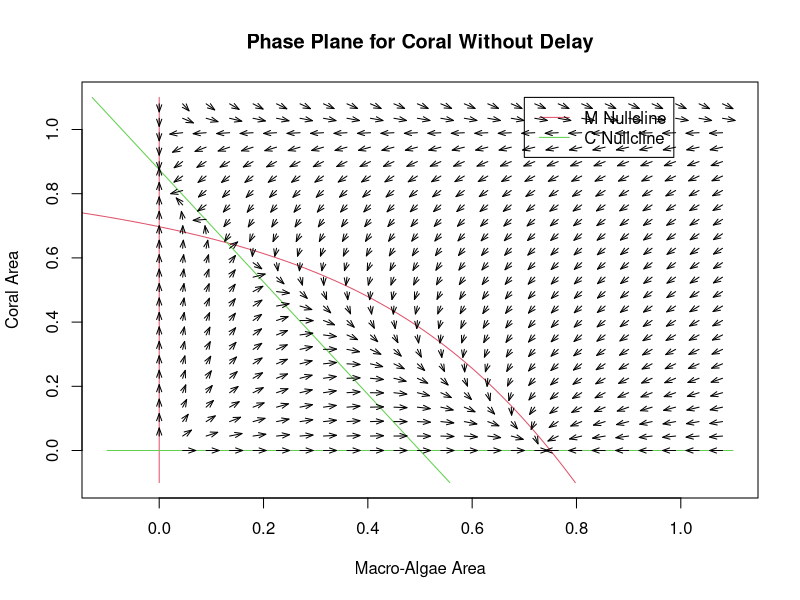

Write the R code that produced this figure.
a <- 0.6
g <- 0.2
gamma <- 0.8
r <- 0.8
d <- 0.1

cMin <- -0.1
cMax <-  1.1
mMin <- -0.1
mMax <-  1.1
par(xpd=FALSE)

c1 <- seq(cMin, cMax, by=.01)
m1 <- (a/gamma*c1-(g/gamma)/(1.0-c1)+1.0-c1)    ### x null-cline

plot(m1,c1, xlim=c(mMin, mMax),ylim=c(cMin, cMax),col=2,type="l",
     main="Phase Plane for Coral Without Delay",
     xlab="Macro-Algae Area",ylab="Coral Area")
points (c(0.0,0.0),c(cMin,cMax),col=2,type="l")

c2 <- seq(cMin, cMax, by=.01)
m2 <- (r-r*c2-d)/(r+a)   ### y null-cline
points (m2,c2,col=3,type="l")
points (c(mMin,mMax),c(0.0,0.0),col=3,type="l")

par(xpd=TRUE)

legend (0.7,1.1,c("M Nullcline","C Nullcline"),col=c(2,3), lty=c(1,1))

vectorField <- function(mat,coral,a,g,gamma,r,d)
    {
        turf  <- 1.0 - mat - coral
        fx    <- a*mat*coral-g*mat/(1.0-coral)+gamma*mat*turf
        fy    <- r*turf*coral-d*coral-a*mat*coral
        return(c(fx,fy))
    }

m1 <- seq(0, 1.1, by=.045)
c1 <- m1
vx <- numeric(length(m1))
vy <- numeric(length(c1))
dt <- 0.025;
for (m in m1)
{
    lupe <- 0
    for (c in c1)
        {
            lupe <- lupe + 1
            v <- vectorField(m,c,a,g,gamma,r,d)
            vx[lupe] <- v[1]
            vy[lupe] <- v[2]
        }
    vecLength = sqrt(vx*vx+vy*vy)
    endx <- m + vx*dt/vecLength
    endy <- c1 + vy*dt/vecLength
    arrows(m,c1, endx, endy,length=dt*3, col=1,angle=20);
}
